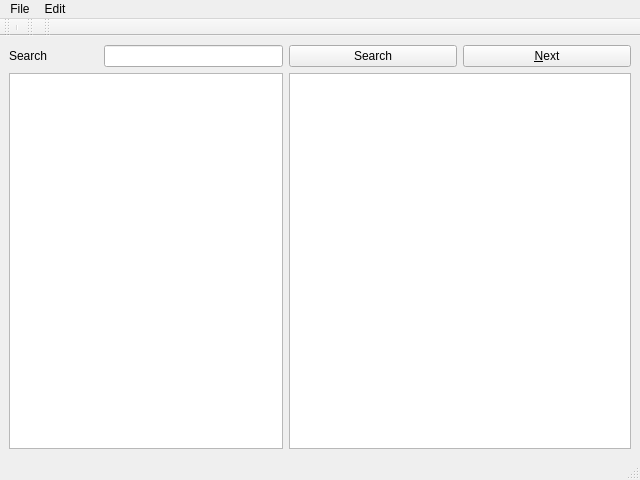
<?xml version="1.0" encoding="UTF-8"?>
<ui version="4.0">
 <class>TreeNotesWin</class>
 <widget class="QMainWindow" name="TreeNotesWin">
  <property name="geometry">
   <rect>
    <x>0</x>
    <y>0</y>
    <width>640</width>
    <height>480</height>
   </rect>
  </property>
  <property name="windowTitle">
   <string>Review Notes</string>
  </property>
  <property name="windowIcon">
   <iconset resource="tbar.qrc">
    <normaloff>:/icons/bluefold.png</normaloff>:/icons/bluefold.png</iconset>
  </property>
  <widget class="QWidget" name="centralwidget">
   <layout class="QGridLayout" name="gridLayout">
    <item row="0" column="0">
     <widget class="QLabel" name="lblLineEdit">
      <property name="text">
       <string>&lt;html&gt;&lt;head/&gt;&lt;body&gt;&lt;p&gt;Search&lt;/p&gt;&lt;/body&gt;&lt;/html&gt;</string>
      </property>
     </widget>
    </item>
    <item row="0" column="1" colspan="2">
     <widget class="QLineEdit" name="searchEdit"/>
    </item>
    <item row="0" column="3">
     <widget class="QPushButton" name="btnSearch">
      <property name="text">
       <string>Search</string>
      </property>
     </widget>
    </item>
    <item row="0" column="4">
     <widget class="QPushButton" name="btnNext">
      <property name="text">
       <string>&amp;Next</string>
      </property>
     </widget>
    </item>
    <item row="1" column="3" colspan="2">
     <widget class="QTextEdit" name="txtRevNote">
      <property name="sizePolicy">
       <sizepolicy hsizetype="Expanding" vsizetype="Expanding">
        <horstretch>75</horstretch>
        <verstretch>0</verstretch>
       </sizepolicy>
      </property>
      <property name="minimumSize">
       <size>
        <width>75</width>
        <height>0</height>
       </size>
      </property>
      <property name="sizeAdjustPolicy">
       <enum>QAbstractScrollArea::AdjustToContents</enum>
      </property>
      <property name="textInteractionFlags">
       <set>Qt::LinksAccessibleByMouse|Qt::TextEditable|Qt::TextEditorInteraction|Qt::TextSelectableByKeyboard|Qt::TextSelectableByMouse</set>
      </property>
     </widget>
    </item>
    <item row="1" column="0" colspan="3">
     <widget class="QTreeView" name="treeRevNote">
      <property name="sizePolicy">
       <sizepolicy hsizetype="Expanding" vsizetype="Expanding">
        <horstretch>40</horstretch>
        <verstretch>0</verstretch>
       </sizepolicy>
      </property>
      <property name="minimumSize">
       <size>
        <width>40</width>
        <height>0</height>
       </size>
      </property>
      <property name="headerHidden">
       <bool>true</bool>
      </property>
      <attribute name="headerCascadingSectionResizes">
       <bool>true</bool>
      </attribute>
     </widget>
    </item>
   </layout>
  </widget>
  <widget class="QMenuBar" name="menubar">
   <property name="geometry">
    <rect>
     <x>0</x>
     <y>0</y>
     <width>640</width>
     <height>34</height>
    </rect>
   </property>
   <widget class="QMenu" name="menuFile">
    <property name="title">
     <string>File</string>
    </property>
    <addaction name="action_Open"/>
    <addaction name="action_New"/>
    <addaction name="separator"/>
    <addaction name="actionReName"/>
   </widget>
   <widget class="QMenu" name="menuEdit">
    <property name="title">
     <string>Edit</string>
    </property>
   </widget>
   <addaction name="menuFile"/>
   <addaction name="menuEdit"/>
  </widget>
  <widget class="QStatusBar" name="statusbar"/>
  <widget class="QToolBar" name="toolBar">
   <property name="sizePolicy">
    <sizepolicy hsizetype="Expanding" vsizetype="Preferred">
     <horstretch>0</horstretch>
     <verstretch>0</verstretch>
    </sizepolicy>
   </property>
   <property name="windowTitle">
    <string>toolBar</string>
   </property>
   <property name="toolButtonStyle">
    <enum>Qt::ToolButtonTextUnderIcon</enum>
   </property>
   <attribute name="toolBarArea">
    <enum>TopToolBarArea</enum>
   </attribute>
   <attribute name="toolBarBreak">
    <bool>false</bool>
   </attribute>
   <addaction name="separator"/>
  </widget>
  <widget class="QToolBar" name="toolBar_2">
   <property name="windowTitle">
    <string>toolBar_2</string>
   </property>
   <attribute name="toolBarArea">
    <enum>TopToolBarArea</enum>
   </attribute>
   <attribute name="toolBarBreak">
    <bool>false</bool>
   </attribute>
  </widget>
  <widget class="QToolBar" name="toolBar_3">
   <property name="windowTitle">
    <string>toolBar_3</string>
   </property>
   <attribute name="toolBarArea">
    <enum>TopToolBarArea</enum>
   </attribute>
   <attribute name="toolBarBreak">
    <bool>false</bool>
   </attribute>
  </widget>
  <action name="action_Open">
   <property name="text">
    <string>&amp;Open</string>
   </property>
  </action>
  <action name="action_New">
   <property name="text">
    <string>&amp;New</string>
   </property>
  </action>
  <action name="actionRename">
   <property name="text">
    <string>Rename</string>
   </property>
  </action>
  <action name="action">
   <property name="text">
    <string>Rename</string>
   </property>
  </action>
  <action name="actionReName">
   <property name="text">
    <string>ReName</string>
   </property>
  </action>
 </widget>
 <resources>
  <include location="tbar.qrc"/>
 </resources>
 <connections/>
</ui>
